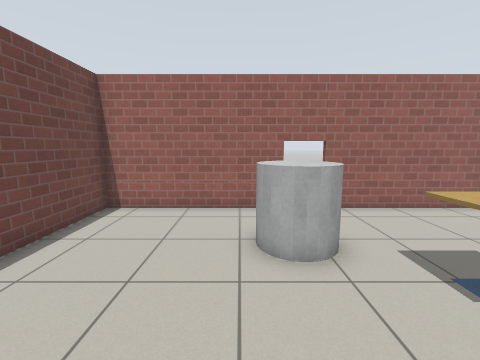
view 1 (above)

13 first-person views from a walk through a world built for the Gazebo simulator. The camera is 1.2 m above the floor, tilts 8° down and sees 90° across. The floor is counted in squares, 0.5 m on a side. Each view is taken from the middle of a square. On the plan, view 1 faces up. The plan holds only what a view shows up to about 16 squares ahead; the rest is blank. The robots in the file are not drawn. Simple patterns stand in for the simulator's built-in surfaces.

view 2
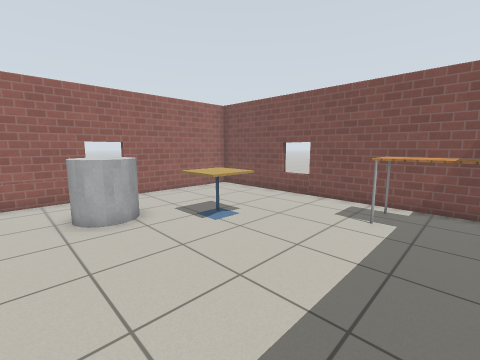

view 3
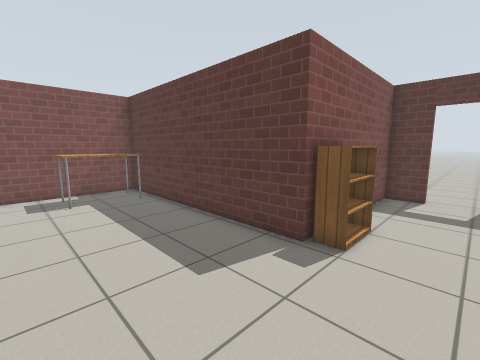

view 4
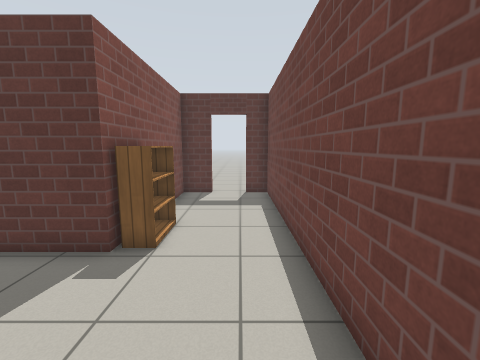

view 5
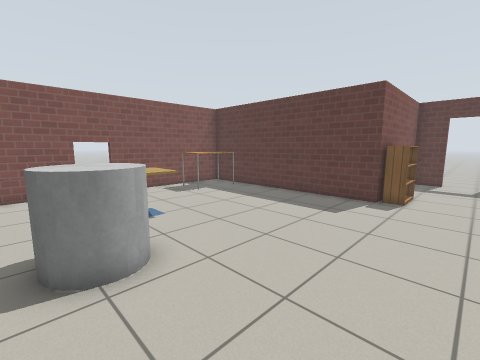

view 6
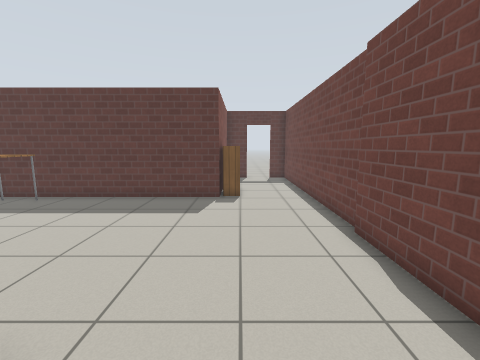

view 7
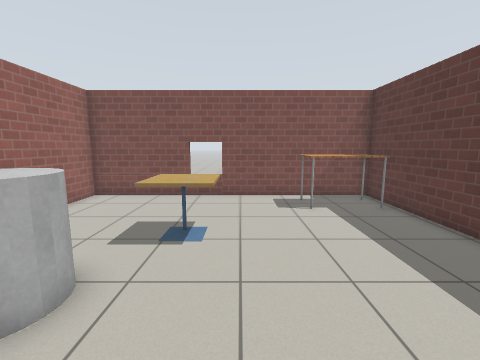

view 8
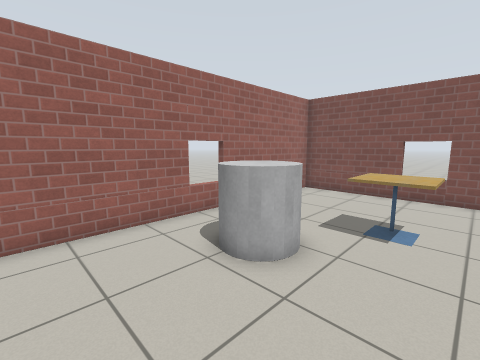

view 9
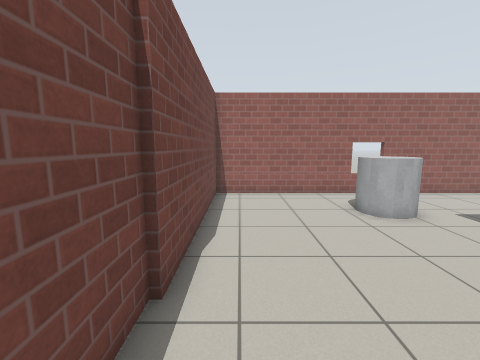

view 10
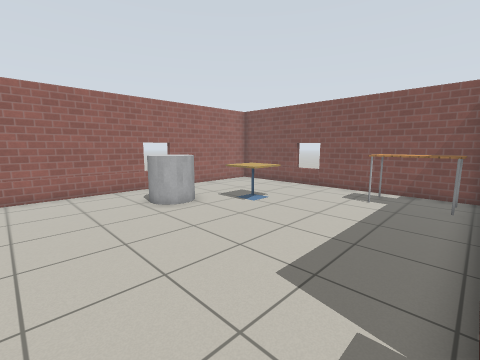

view 11
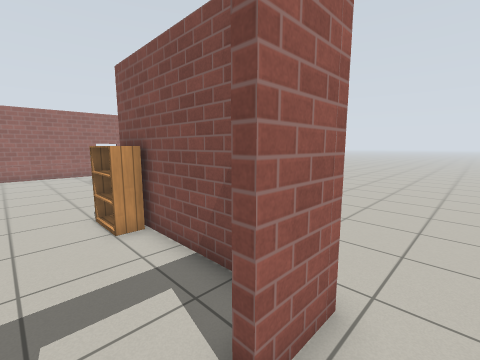

view 12
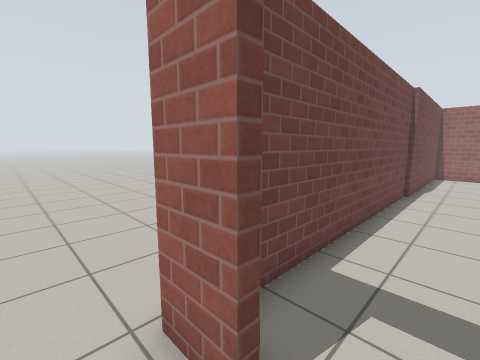

view 13
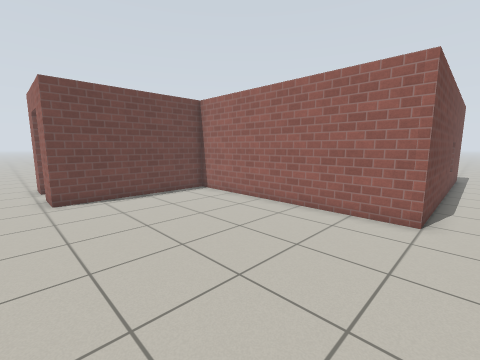

### Floor plan
Points are (right, up) in squares from view 1. A wall is a line through its corners. A room is listed if a view was taken in it or the views show most of it. See-through windows are left out.
Room 1 (views 1, 2, 3, 4, 5, 6, 7, 8, 9, 10)
walls: (-5.4, 0.5) (-5.4, -11.4) (-4.2, -11.4); (-2.6, -11.4) (-1, -11.4) (-1, -4.2) (9.7, -4.2) (9.7, 9.2) (-5.2, 9.2) (-5.2, 0.4)
ways out: open door at (-3.5, -11.5) to room 2
objects: bookshelf (-2, -6) to (-2, -5); grey cylinder (1, 5) to (2, 6); cafe table (4, 3) to (5, 4); table (7, -3) to (8, -1)
Room 2 (views 11, 12, 13)
walls: (10, -4.5) (-0.7, -4.5) (-0.7, -11.7) (-2.6, -11.7)
ways out: open door at (-3.5, -11.5) to room 1; opening at (-4, -13); opening at (11, -5)

Positions as (right, up) in squares from view 1, and headings:
1: (0, 0), facing up
2: (-1, -3), facing up-right
3: (-4, 1), facing down-right
4: (-4, 1), facing down
5: (-4, 7), facing down-right
6: (-2, 7), facing down
7: (-2, 2), facing right
8: (-3, 2), facing up-right
9: (-4, -3), facing up
10: (-4, -4), facing up-right
11: (-4, -13), facing up-right
12: (-3, -13), facing up-left
13: (11, -13), facing up-left
